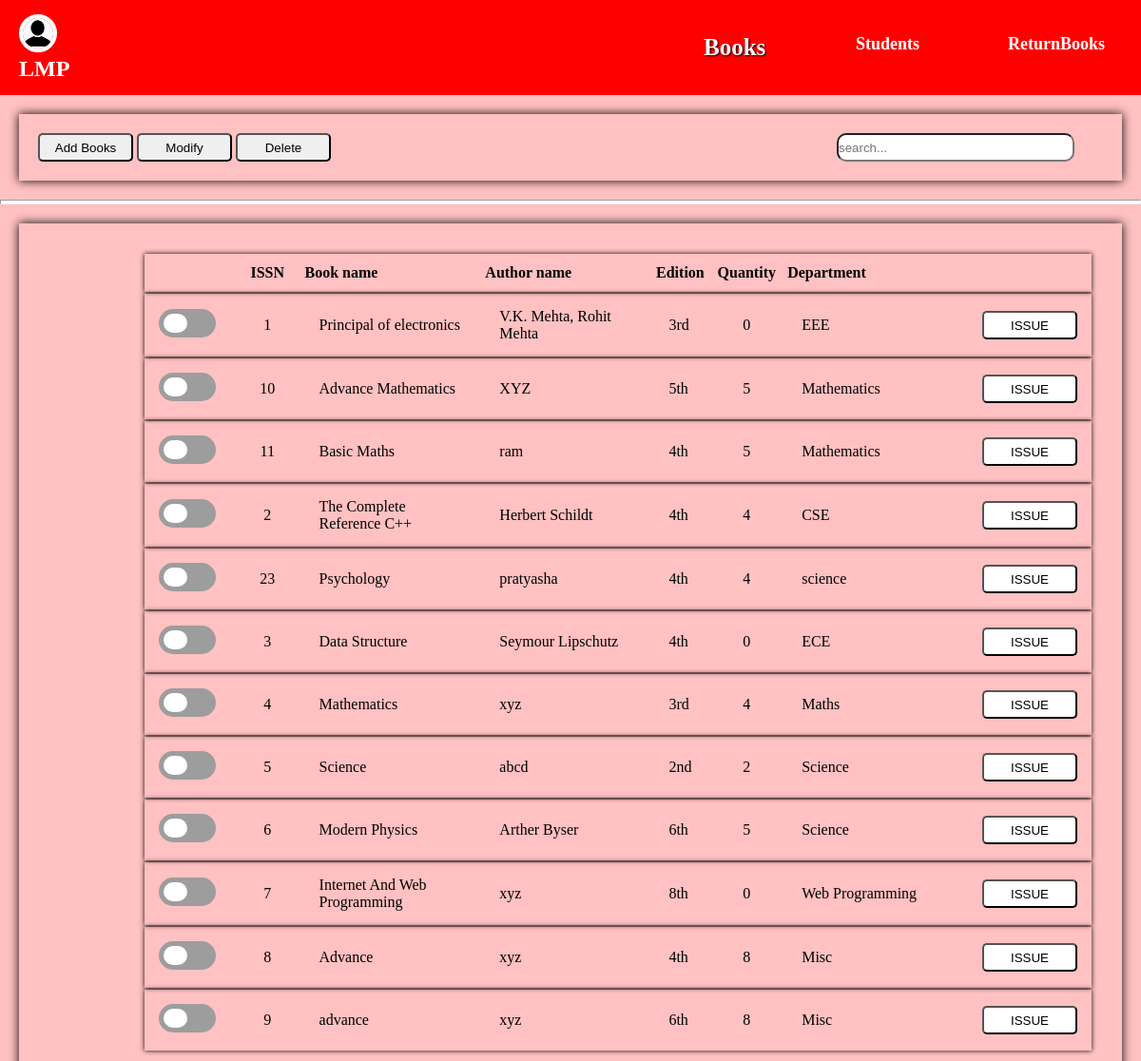
Page /books.php (signed in) on the committed database.
### tables this page shows
CREATE TABLE `books` (
  `bid` varchar(100) NOT NULL,
  `name` varchar(100) NOT NULL,
  `authors` varchar(100) NOT NULL,
  `edition` varchar(100) NOT NULL,
  `quantity` int(100) NOT NULL,
  `department` varchar(100) NOT NULL,
  `checkout` int(3) NOT NULL DEFAULT 0
);

### books.php (the view, shortened to what this page needs)
<?php
	include "navi.php";
	if(isset($_SESSION["login_user"])){
?>
<!DOCTYPE html>
<html>
<head>
</head>
<body>
	<div class="srchbar">
		<div class="operation">
			<button onclick="document.getElementById('addbook_id').style.display='block'">Add Books</button>
			<button onclick="modifybook_func()">Modify</button>
			<button onclick="deleteBook_func()">Delete</button>
		</div>
		<div class="search">
			<form action="books.php" method="post">
				<input type="text" name="srchbox" id="srch_id" placeholder="search..." >
			</form>
		</div>
	</div>
	<hr style="height: 5px;background-color: white;">
	<div id="contents">
		<table>
			<div id="tab_head">
			<thead >
				<th></th>
				<th class="issnClass">ISSN</th>
				<th class="nameClass">Book name</th>
				<th class="authClass">Author name</th>
				<th class="editClass">Edition</th>
				<th class="quanClass">Quantity</th>
				<th class="deptClass">Department</th>
				<th></th>
			</thead>
			</div>
			<tbody>
			<?php
				function resultprint($con,$sqlquery){
					$count = 0;
					$res = $con->query($sqlquery);
					while (($row = mysqli_fetch_assoc($res))) {
						$count += 1;
						$bid = $row["bid"];
						$chek_id = 'chek_'.$count;
						$issn_id = 'issn_'.$count;
						$name_id = 'name_'.$count;
						$auth_id = 'auth_'.$count;
						$edit_id = 'edit_'.$count;
						$quan_id = 'quan_'.$count;
						$dept_id = 'dept_'.$count;
						$butn_id = 'butn_'.$count;
						echo "<tr>";
						echo "<td><input type='checkbox' name='$chek_id' id='$chek_id' value='$bid' class='chekClass'></td>";
						echo "<td id='$issn_id' class='issnClass'>".$bid."</td>";
						echo "<td id='$name_id' class='nameClass'>".$row["name"]."</td>";
						echo "<td id='$auth_id' class='authClass'>".$row["authors"]."</td>";
						echo "<td id='$edit_id' class='editClass'>".$row["edition"]."</td>";
						echo "<td id='$quan_id' class='quanClass'>".$row["quantity"]."</td>";
						echo "<td id='$dept_id' class='deptClass'>".$row["department"]."</td>";
						echo "<td><button class='button-list' id='$butn_id' value='$count'>ISSUE</button></td>";
						echo "</tr>";
					}
					return $count;
				}
				function ResultSql($conn){
					if(isset($_POST["srchbox"])){
						$na = $_POST["srchbox"];
						if($na == ""){
							$sql  = "select * from books";
							$count = resultprint($conn,$sql);
						}else{
							echo "<script>document.getElementById('srch_id').value = '$na'</script>";
							echo "<script>document.getElementById('srchres').innerHTML = 'Search results for ".$na." '</script>";
							$sql  = "select * from books where bid like '%$na%' or name like '%$na%' or authors like '%$na%' or edition like '%$na%' or department like '%$na%'";
							$count = resultprint($conn,$sql);
						}
					}else{
						$sql  = "select * from books";
						$count = resultprint($conn,$sql);
					}
					return $count;
				}
				$count = ResultSql($conn);
			?>
			</tbody>
		</table>
	</div>
</body>
</html>
<?php
}
?>

### navi.php (style rules this page uses)
* { margin: 0; padding: 0; box-sizing: border-box; }
button { cursor: pointer; }

### books.php (style rules this page uses)
body { background: #ffc1c1; }
.srchbar { margin: 20px; padding: 20px; box-shadow: 0px 0px 10px black; }
.operation button { outline: none; border-radius: 5px 5px; width: 100px; height: 30px; }
.srchbar form { margin-top: -30px; margin-left: 75%; }
.srchbar #srch_id { width: 250px; height: 30px; border-radius: 10px 10px; outline: none; }
#contents { box-shadow: 0px 0px 10px black; margin: 20px; padding: 20px; }
table { margin: 10px; margin-left: 110px; }
table .issnClass, .quanClass { text-align: center; width:100px; }
table .nameClass, .authClass, .deptClass { text-align: left; width:250px; }
table th { height: 40px; }
table tr { box-shadow: 0px 0px 5px black; }
table td { height: 30px; padding: 15px; }
button,input[type="checkbox"] { cursor: pointer; }
button { outline: none; border-radius: 5px 5px; width: 100px; height: 30px; }
.button-list { background-color: white; }
.chekClass { position: relative; outline: none; -webkit-appearance:none; background: #9d9d9d; height: 30px; width: 60px; border: 5px solid #9d9d9d; transition: 1s; border-radius: 100px; }
.chekClass:before { content: ''; position: absolute; left: 0; width: 50%; height: 100%; background: white; border-radius: 100px; transition: 1s; }

### rows in the picture
books: bid "1", name "Principal of electronics", authors "V.K. Mehta, Rohit Mehta", edition "3rd", quantity "0", department "EEE"
books: bid "10", name "Advance Mathematics", authors "XYZ", edition "5th", quantity "5", department "Mathematics"
books: bid "11", name "Basic Maths", authors "ram", edition "4th", quantity "5", department "Mathematics"
books: bid "2", name "The Complete Reference C++", authors "Herbert Schildt", edition "4th", quantity "4", department "CSE"
books: bid "23", name "Psychology", authors "pratyasha", edition "4th", quantity "4", department "science"
books: bid "3", name "Data Structure", authors "Seymour Lipschutz", edition "4th", quantity "0", department "ECE"
books: bid "4", name "Mathematics", authors "xyz", edition "3rd", quantity "4", department "Maths"
books: bid "5", name "Science", authors "abcd", edition "2nd", quantity "2", department "Science"
books: bid "6", name "Modern Physics", authors "Arther Byser", edition "6th", quantity "5", department "Science"
books: bid "7", name "Internet And Web Programming", authors "xyz", edition "8th", quantity "0", department "Web Programming"
books: bid "8", name "Advance", authors "xyz", edition "4th", quantity "8", department "Misc"
books: bid "9", name "advance", authors "xyz", edition "6th", quantity "8", department "Misc"
